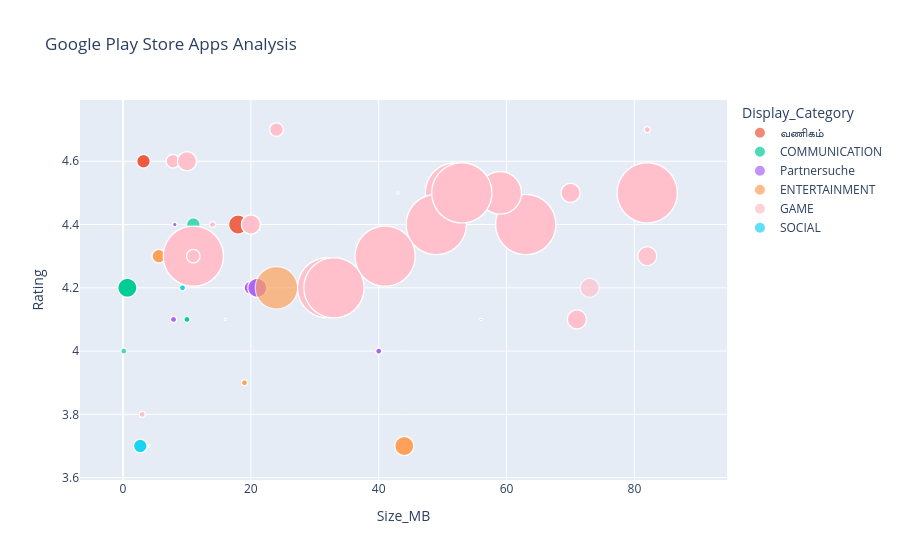

Notebook cell for this chart:
### Code cell
import plotly.express as px

fig = px.scatter(

    filtered_df,

    x="Size_MB",
    y="Rating",
    size="Installs_Num",
    color="Display_Category",
    hover_name="App",
    size_max=60,
    title="Google Play Store Apps Analysis",

    color_discrete_map={

        "GAME": "pink"

    }

)

fig.show()

### Figure 1 — Plotly figure (JSON) as saved in the notebook; plotly's stock layout.template omitted (floating-point values rounded to 4 significant figures; data arrays with more than 128 entries replaced by an {"elided": "..."} marker saying what was removed)
{"data": [{"hovertemplate": "<b>%{hovertext}</b><br><br>Display_Category=வணிகம்<br>Size_MB=%{x}<br>Rating=%{y}<br>Installs_Num=%{marker.size}<extra></extra>", "hovertext": ["Google Primer", "Google Primer", "Call Blocker", "Call Blocker", "Call Blocker"], "legendgroup": "வணிகம்", "marker": {"color": "#EF553B", "size": [10000000.0, 10000000.0, 5000000.0, 5000000.0, 5000000.0], "sizemode": "area", "sizeref": 27780.0, "symbol": "circle"}, "mode": "markers", "name": "வணிகம்", "showlegend": true, "type": "scattergl", "x": [18.0, 18.0, 3.2, 3.2, 3.2], "xaxis": "x", "y": [4.4, 4.4, 4.6, 4.6, 4.6], "yaxis": "y"}, {"hovertemplate": "<b>%{hovertext}</b><br><br>Display_Category=COMMUNICATION<br>Size_MB=%{x}<br>Rating=%{y}<br>Installs_Num=%{marker.size}<extra></extra>", "hovertext": ["Call Blocker", "Call Blocker", "Call Blocker", "CallApp: Caller ID, Blocker & Phone Call Recorder", "Call Control - Call Blocker", "Caller ID +", "GO Notifier", "GO Notifier", "GO Notifier", "GO Notifier", "GO Notifier", "GO Notifier", "GO Notifier", "GO Notifier", "GO Notifier", "GO Notifier", "CallApp: Caller ID, Blocker & Phone Call Recorder"], "legendgroup": "COMMUNICATION", "marker": {"color": "#00cc96", "size": [1000000.0, 1000000.0, 1000000.0, 10000000.0, 5000000.0, 1000000.0, 10000000.0, 10000000.0, 10000000.0, 10000000.0, 10000000.0, 10000000.0, 10000000.0, 10000000.0, 10000000.0, 10000000.0, 10000000.0], "sizemode": "area", "sizeref": 27780.0, "symbol": "circle"}, "mode": "markers", "name": "COMMUNICATION", "showlegend": true, "type": "scattergl", "x": [10.0, 10.0, 10.0, 20.0, 11.0, 0.1152, 0.6787, 0.6787, 0.6787, 0.6787, 0.6787, 0.6787, 0.6787, 0.6787, 0.6787, 0.6787, 20.0], "xaxis": "x", "y": [4.1, 4.1, 4.1, 4.4, 4.4, 4.0, 4.2, 4.2, 4.2, 4.2, 4.2, 4.2, 4.2, 4.2, 4.2, 4.2, 4.4], "yaxis": "y"}, {"hovertemplate": "<b>%{hovertext}</b><br><br>Display_Category=Partnersuche<br>Size_MB=%{x}<br>Rating=%{y}<br>Installs_Num=%{marker.size}<extra></extra>", "hovertext": {"elided": "429 str values"}, "legendgroup": "Partnersuche", "marker": {"color": "#ab63fa", "size": {"elided": "429 float values"}, "sizemode": "area", "sizeref": 27780.0, "symbol": "circle"}, "mode": "markers", "name": "Partnersuche", "showlegend": true, "type": "scattergl", "x": {"elided": "429 float values"}, "xaxis": "x", "y": {"elided": "429 float values"}, "yaxis": "y"}, {"hovertemplate": "<b>%{hovertext}</b><br><br>Display_Category=ENTERTAINMENT<br>Size_MB=%{x}<br>Rating=%{y}<br>Installs_Num=%{marker.size}<extra></extra>", "hovertext": {"elided": "179 str values"}, "legendgroup": "ENTERTAINMENT", "marker": {"color": "#FFA15A", "size": {"elided": "179 float values"}, "sizemode": "area", "sizeref": 27780.0, "symbol": "circle"}, "mode": "markers", "name": "ENTERTAINMENT", "showlegend": true, "type": "scattergl", "x": {"elided": "179 float values"}, "xaxis": "x", "y": {"elided": "179 float values"}, "yaxis": "y"}, {"hovertemplate": "<b>%{hovertext}</b><br><br>Display_Category=GAME<br>Size_MB=%{x}<br>Rating=%{y}<br>Installs_Num=%{marker.size}<extra></extra>", "hovertext": {"elided": "3320 str values"}, "legendgroup": "GAME", "marker": {"color": "pink", "size": {"elided": "3320 float values"}, "sizemode": "area", "sizeref": 27780.0, "symbol": "circle"}, "mode": "markers", "name": "GAME", "showlegend": true, "type": "scattergl", "x": {"elided": "3320 float values"}, "xaxis": "x", "y": {"elided": "3320 float values"}, "yaxis": "y"}, {"hovertemplate": "<b>%{hovertext}</b><br><br>Display_Category=SOCIAL<br>Size_MB=%{x}<br>Rating=%{y}<br>Installs_Num=%{marker.size}<extra></extra>", "hovertext": ["Blogger", "Blogger", "Blogger", "Blogger", "Blogger", "Blogger", "Blogger", "Blogger", "Blogger", "Blogger", "Blogger", "Blogger", "Blogger", "Blogger", "Blogger", "Blogger", "Blogger", "Blogger", "Blogger", "Blogger", "Blogger", "Blogger", "Blogger", "Blogaway for Android (Blogger)", "Blogaway for Android (Blogger)", "Blogaway for Android (Blogger)", "Blogaway for Android (Blogger)", "Blogaway for Android (Blogger)", "Blogaway for Android (Blogger)", "Blogaway for Android (Blogger)", "Blogaway for Android (Blogger)", "Blogaway for Android (Blogger)", "Blogaway for Android (Blogger)", "Blogaway for Android (Blogger)", "Blogaway for Android (Blogger)", "Blogaway for Android (Blogger)", "Blogaway for Android (Blogger)", "Banjo", "Banjo", "Banjo", "Banjo", "Banjo", "Banjo", "Banjo", "Banjo", "Banjo", "Banjo", "Banjo", "Banjo", "Banjo", "Banjo", "Banjo", "Banjo"], "legendgroup": "SOCIAL", "marker": {"color": "#19d3f3", "size": [5000000.0, 5000000.0, 5000000.0, 5000000.0, 5000000.0, 5000000.0, 5000000.0, 5000000.0, 5000000.0, 5000000.0, 5000000.0, 5000000.0, 5000000.0, 5000000.0, 5000000.0, 5000000.0, 5000000.0, 5000000.0, 5000000.0, 5000000.0, 5000000.0, 5000000.0, 5000000.0, 100000.0, 100000.0, 100000.0, 100000.0, 100000.0, 100000.0, 100000.0, 100000.0, 100000.0, 100000.0, 100000.0, 100000.0, 100000.0, 100000.0, 1000000.0, 1000000.0, 1000000.0, 1000000.0, 1000000.0, 1000000.0, 1000000.0, 1000000.0, 1000000.0, 1000000.0, 1000000.0, 1000000.0, 1000000.0, 1000000.0, 1000000.0, 1000000.0], "sizemode": "area", "sizeref": 27780.0, "symbol": "circle"}, "mode": "markers", "name": "SOCIAL", "showlegend": true, "type": "scattergl", "x": [2.7, 2.7, 2.7, 2.7, 2.7, 2.7, 2.7, 2.7, 2.7, 2.7, 2.7, 2.7, 2.7, 2.7, 2.7, 2.7, 2.7, 2.7, 2.7, 2.7, 2.7, 2.7, 2.7, 4.1, 4.1, 4.1, 4.1, 4.1, 4.1, 4.1, 4.1, 4.1, 4.1, 4.1, 4.1, 4.1, 4.1, 9.3, 9.3, 9.3, 9.3, 9.3, 9.3, 9.3, 9.3, 9.3, 9.3, 9.3, 9.3, 9.3, 9.3, 9.3, 9.3], "xaxis": "x", "y": [3.7, 3.7, 3.7, 3.7, 3.7, 3.7, 3.7, 3.7, 3.7, 3.7, 3.7, 3.7, 3.7, 3.7, 3.7, 3.7, 3.7, 3.7, 3.7, 3.7, 3.7, 3.7, 3.7, 3.7, 3.7, 3.7, 3.7, 3.7, 3.7, 3.7, 3.7, 3.7, 3.7, 3.7, 3.7, 3.7, 3.7, 4.2, 4.2, 4.2, 4.2, 4.2, 4.2, 4.2, 4.2, 4.2, 4.2, 4.2, 4.2, 4.2, 4.2, 4.2, 4.2], "yaxis": "y"}], "layout": {"legend": {"itemsizing": "constant", "title": {"text": "Display_Category"}, "tracegroupgap": 0}, "title": {"text": "Google Play Store Apps Analysis"}, "xaxis": {"anchor": "y", "domain": [0, 1], "title": {"text": "Size_MB"}}, "yaxis": {"anchor": "x", "domain": [0, 1], "title": {"text": "Rating"}}}}
